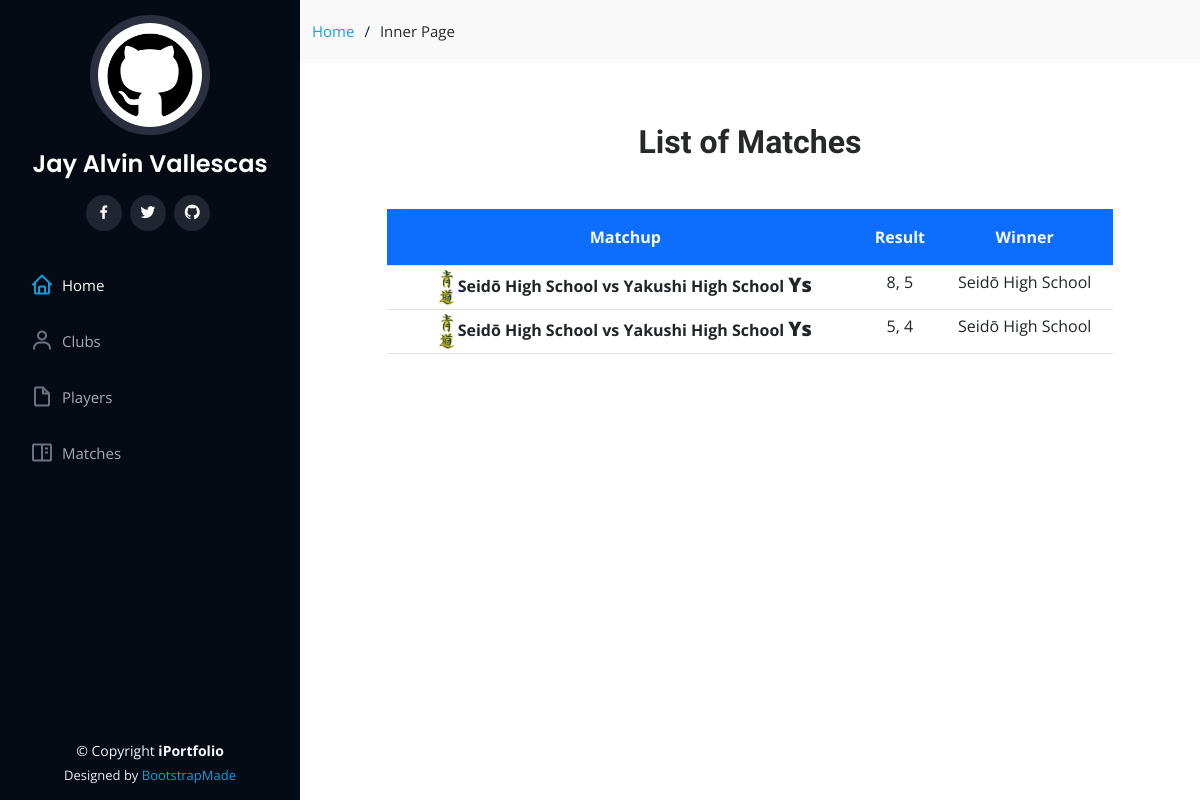
The app's page /match/ with its own data.
### baseball_/models.py (models this page shows, shortened)
class BaseModel(models.Model):
    created_at = models.DateTimeField(
        auto_now_add=True, db_index=True)
    updated_at = models.DateTimeField(auto_now=True)
    class Meta:
        abstract = True

class Match(BaseModel):
    team1 = models.ForeignKey(Club, on_delete=models.CASCADE, related_name = "Team1")
    team2 = models.ForeignKey(Club, on_delete=models.CASCADE, related_name = "Team2")
    score_t1 = models.IntegerField()
    score_t2 = models.IntegerField()
    winner = models.ForeignKey(Club, on_delete=models.CASCADE, related_name = "Winner")
    game_date = models.DateField(default=timezone.now, blank=True, verbose_name="Date of Issuance")

class Club(BaseModel):
    name = models.CharField(max_length=100)
    coach = models.ForeignKey(Person, on_delete=models.CASCADE)
    description = models.TextField(null=True, blank=True)
    dorm_latitude = models.DecimalField(max_digits=22, decimal_places=16, null=True, blank=True)
    dorm_longitude = models.DecimalField(max_digits=22, decimal_places=16, null=True, blank=True)
    team_pic = models.ImageField(default="defaultimg.png", null=True, blank=True, verbose_name="Team Image")

### baseball_/views.py (the view)
# urls.py: path('match/',views.MatchView.as_view(), name='match'),
class MatchView(ListView):
    model = Match
    context_object_name = 'match'
    template_name = "match.html"
    def get_context_data(self, **kwargs):
        context = super().get_context_data(**kwargs)
        context['header_text'] = 'List of Matches'
        return context
    def get_queryset(self, *args, **kwargs):
        qs = super(MatchView, self).get_queryset(*args, **kwargs)
        return qs

### landingpage/templates/match.html
{% extends 'base.html' %}
{% load static %}
{% block content %}
<div class="container">
    <h2 class="col-12 text-center mb-5">
      <strong>{{ header_text }}</strong>
    </h2>
    <div class="row">
        <div class="col-10 mx-auto">
        <table class="table table-sm text-center">
            <thead class="bg-primary text-light">
              <tr>
                <th class="py-3" scope="col">Matchup </th>
                <th class="py-3" scope="col">Result</th>
                <th class="py-3" scope="col">Winner</th>
              </tr>
            </thead>
            <tbody>
                {% for object in object_list %}
              <tr>
                <th scope="row"> <img src="{% static 'img/seidologo.png' %}" width="15px"> {{ object.team1.name }} vs {{ object.team2.name }} <span style="font-size: 20px"><b>Ys</b></span> </th>
                <td>{{ object.score_t1 }}, {{ object.score_t2 }}</td>
                <td>{{ object.winner.name }}</td>
              </tr>
              {% endfor %}
            </tbody>
          </table>
        </div>
    </div>
  </div>
{% endblock content %}

### static/css/style.css (style rules this page uses)
body { font-family: "Open Sans", sans-serif; color: #272829; }
h1, h2, h3, h4, h5, h6 { font-family: "Raleway", sans-serif; }

### records on screen
Match: team1.name "Seidō High School", team2.name "Yakushi High School", score_t1 "8", score_t2 "5", winner.name "Seidō High School"
Match: team1.name "Seidō High School", team2.name "Yakushi High School", score_t1 "5", score_t2 "4", winner.name "Seidō High School"

### other values on screen
{{ header_text }} "List of Matches"
